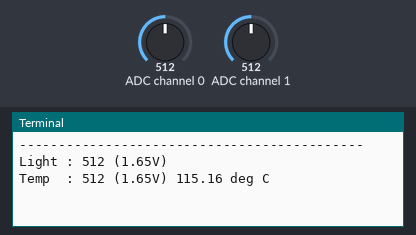
This program was run on a simulated Raspberry Pi (BCM pin numbers). On the bench: the last lines printed to the terminal. The inputs (shaded band) are chosen by the test bench; at power-on: ADC channel 0 = 512, ADC channel 1 = 512 (analog values on the 0–1023 scale).

Above: at 1.2 s.
1.3 s: ADC channel 0 set to 716
At 6.1 s:
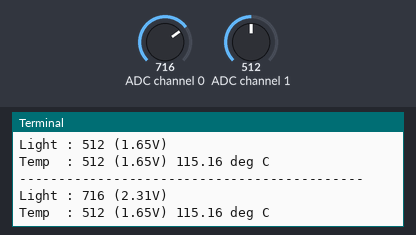
7.3 s: ADC channel 1 set to 716
At 11.2 s:
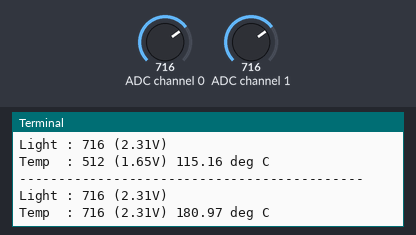
13.3 s: ADC channel 0 set to 900
At 16.2 s:
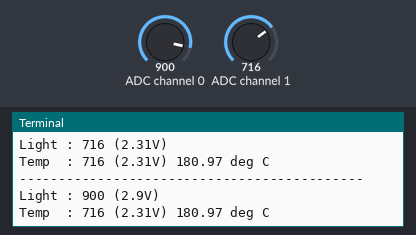
19.3 s: ADC channel 1 set to 900
At 21.3 s:
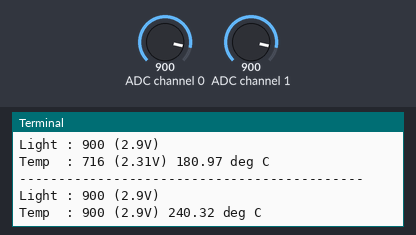
Timing chart, 0 to 22.8 s (numbered marks = the images above; inputs shaded):
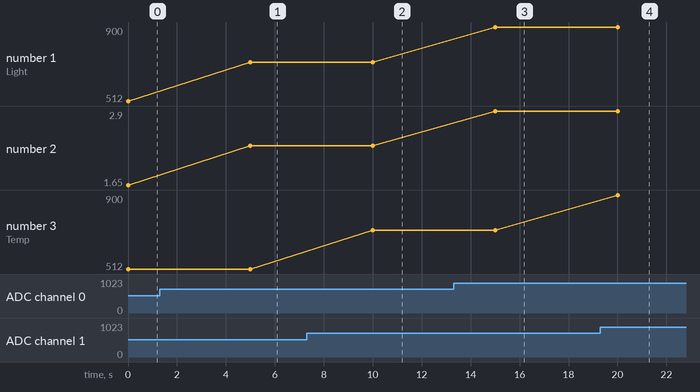

The program:

spipy.py
```python
#!/usr/bin/python
#--------------------------------------
# This script reads data from a
# MCP3008 ADC device using the SPI bus.
#
# Author : Matt Hawkins
# Date   : 13/10/2013
#
# http://www.raspberrypi-spy.co.uk/
#
#--------------------------------------

import spidev
import time
import os

# Open SPI bus
spi = spidev.SpiDev()
spi.open(0,0)

# Function to read SPI data from MCP3008 chip
# Channel must be an integer 0-7
def ReadChannel(channel):
  adc = spi.xfer2([1,(8+channel)<<4,0])
  data = ((adc[1]&3) << 8) + adc[2]
  return data

# Function to convert data to voltage level,
# rounded to specified number of decimal places.
def ConvertVolts(data,places):
  volts = (data * 3.3) / float(1023)
  volts = round(volts,places)
  return volts

# Function to calculate temperature from
# TMP36 data, rounded to specified
# number of decimal places.
def ConvertTemp(data,places):

  # ADC Value
  # (approx)  Temp  Volts
  #    0      -50    0.00
  #   78      -25    0.25
  #  155        0    0.50
  #  233       25    0.75
  #  310       50    1.00
  #  388       75    1.25
  #  465      100    1.50
  #  543      125    1.75
  #  620      150    2.00
  #  698      175    2.25
  #  775      200    2.50
  #  853      225    2.75
  #  930      250    3.00
  # 1008      275    3.25
  # 1023      280    3.30

  temp = ((data * 330)/float(1023))-50
  temp = round(temp,places)
  return temp

# Define sensor channels
light_channel = 0
temp_channel  = 1

# Define delay between readings
delay = 5

while True:

  # Read the light sensor data
  light_level = ReadChannel(light_channel)
  light_volts = ConvertVolts(light_level,2)

  # Read the temperature sensor data
  temp_level = ReadChannel(temp_channel)
  temp_volts = ConvertVolts(temp_level,2)
  temp       = ConvertTemp(temp_level,2)

  # Print out results
  print("--------------------------------------------")
  print(("Light : {} ({}V)".format(light_level,light_volts)))
  print(("Temp  : {} ({}V) {} deg C".format(temp_level,temp_volts,temp)))

  # Wait before repeating loop
  time.sleep(delay)
 
```

Measured:
- after the input at 1.3 s, the terminal: prints a new line after 3.7 s (image 1)
- after the input at 7.3 s, the terminal: prints a new line after 2.7 s (image 2)
- after the input at 13.3 s, the terminal: prints a new line after 1.7 s (image 3)
- after the input at 19.3 s, the terminal: prints a new line after 0.71 s (image 4)
- plotted number 1: 512 → 716 after the input at 1.3 s, 716 → 900 after the input at 13.3 s
- plotted number 2: 1.65 → 2.31 after the input at 1.3 s, 2.31 → 2.9 after the input at 13.3 s
